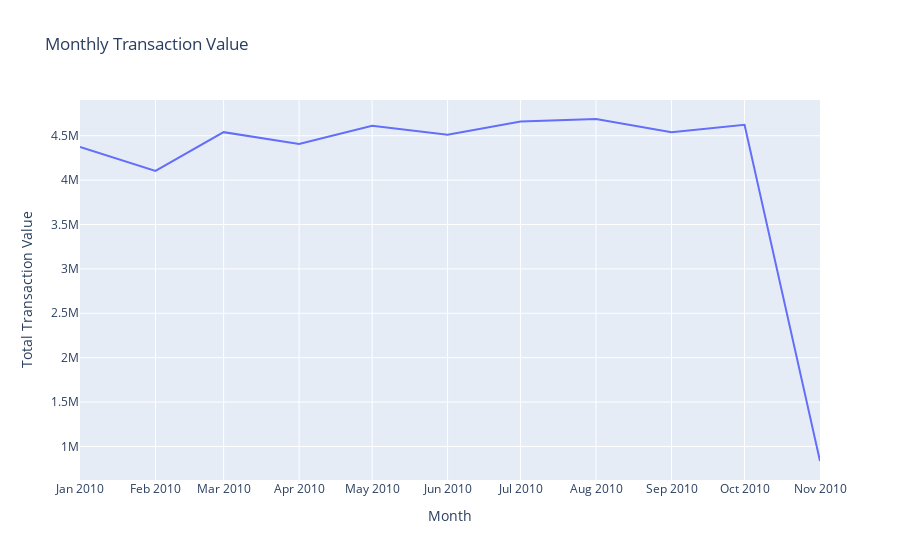
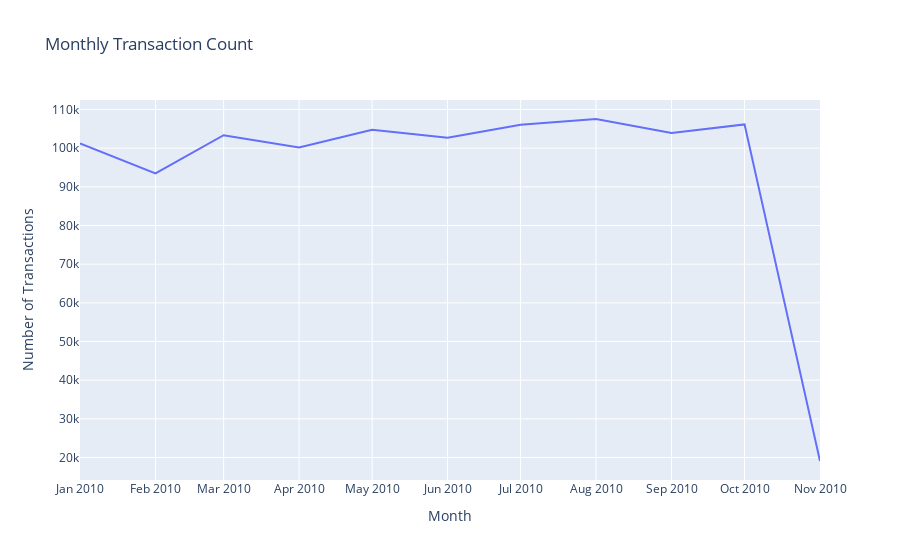

Notebook code cell kept with these figures, in order:
### Code cell
import plotly.express as px
import plotly.graph_objects as go

# Ensure transaction_date is datetime
df['transaction_date'] = pd.to_datetime(df['transaction_date'])

# Aggregate by month
monthly_summary = df.groupby(df['transaction_date'].dt.to_period('M')).agg({
    'amount': 'sum',        # total transaction value
    'transaction_date': 'count'  # transaction count
}).rename(columns={'transaction_date': 'transaction_count'}).reset_index()

# Convert Period to datetime for plotting
monthly_summary['transaction_date'] = monthly_summary['transaction_date'].dt.to_timestamp()

# Line chart for total transaction value
fig_value = px.line(
    monthly_summary,
    x='transaction_date',
    y='amount',
    title='Monthly Transaction Value',
    labels={'transaction_date': 'Month', 'amount': 'Total Transaction Value'}
)
fig_value.show()

# Line chart for transaction count
fig_count = px.line(
    monthly_summary,
    x='transaction_date',
    y='transaction_count',
    title='Monthly Transaction Count',
    labels={'transaction_date': 'Month', 'transaction_count': 'Number of Transactions'}
)
fig_count.show()

### Figure 1 — Plotly figure (JSON) as saved in the notebook; plotly's stock layout.template omitted (floating-point values rounded to 4 significant figures)
{"data": [{"hovertemplate": "Month=%{x}<br>Total Transaction Value=%{y}<extra></extra>", "legendgroup": "", "line": {"color": "#636efa", "dash": "solid"}, "marker": {"symbol": "circle"}, "mode": "lines", "name": "", "orientation": "v", "showlegend": false, "type": "scatter", "x": ["2010-01-01T00:00:00", "2010-02-01T00:00:00", "2010-03-01T00:00:00", "2010-04-01T00:00:00", "2010-05-01T00:00:00", "2010-06-01T00:00:00", "2010-07-01T00:00:00", "2010-08-01T00:00:00", "2010-09-01T00:00:00", "2010-10-01T00:00:00", "2010-11-01T00:00:00"], "xaxis": "x", "y": [4373000.0, 4103000.0, 4540000.0, 4408000.0, 4611000.0, 4510000.0, 4660000.0, 4688000.0, 4540000.0, 4623000.0, 836300.0], "yaxis": "y"}], "layout": {"legend": {"tracegroupgap": 0}, "title": {"text": "Monthly Transaction Value"}, "xaxis": {"anchor": "y", "domain": [0, 1], "title": {"text": "Month"}}, "yaxis": {"anchor": "x", "domain": [0, 1], "title": {"text": "Total Transaction Value"}}}}

### Figure 2 — Plotly figure (JSON) as saved in the notebook; plotly's stock layout.template omitted (floating-point values rounded to 4 significant figures)
{"data": [{"hovertemplate": "Month=%{x}<br>Number of Transactions=%{y}<extra></extra>", "legendgroup": "", "line": {"color": "#636efa", "dash": "solid"}, "marker": {"symbol": "circle"}, "mode": "lines", "name": "", "orientation": "v", "showlegend": false, "type": "scatter", "x": ["2010-01-01T00:00:00", "2010-02-01T00:00:00", "2010-03-01T00:00:00", "2010-04-01T00:00:00", "2010-05-01T00:00:00", "2010-06-01T00:00:00", "2010-07-01T00:00:00", "2010-08-01T00:00:00", "2010-09-01T00:00:00", "2010-10-01T00:00:00", "2010-11-01T00:00:00"], "xaxis": "x", "y": [101209, 93470, 103345, 100169, 104773, 102677, 106034, 107547, 103902, 106150, 19096], "yaxis": "y"}], "layout": {"legend": {"tracegroupgap": 0}, "title": {"text": "Monthly Transaction Count"}, "xaxis": {"anchor": "y", "domain": [0, 1], "title": {"text": "Month"}}, "yaxis": {"anchor": "x", "domain": [0, 1], "title": {"text": "Number of Transactions"}}}}
